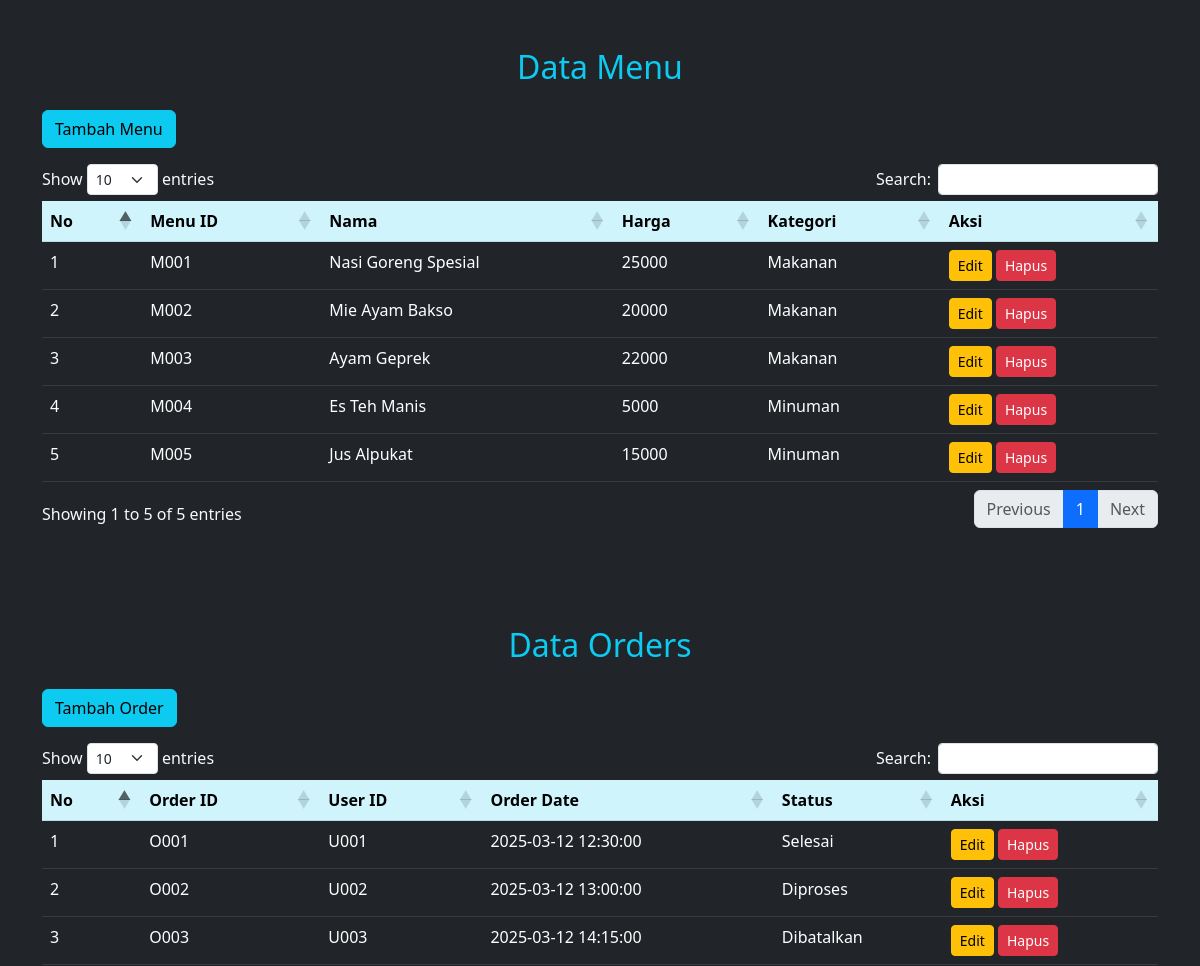
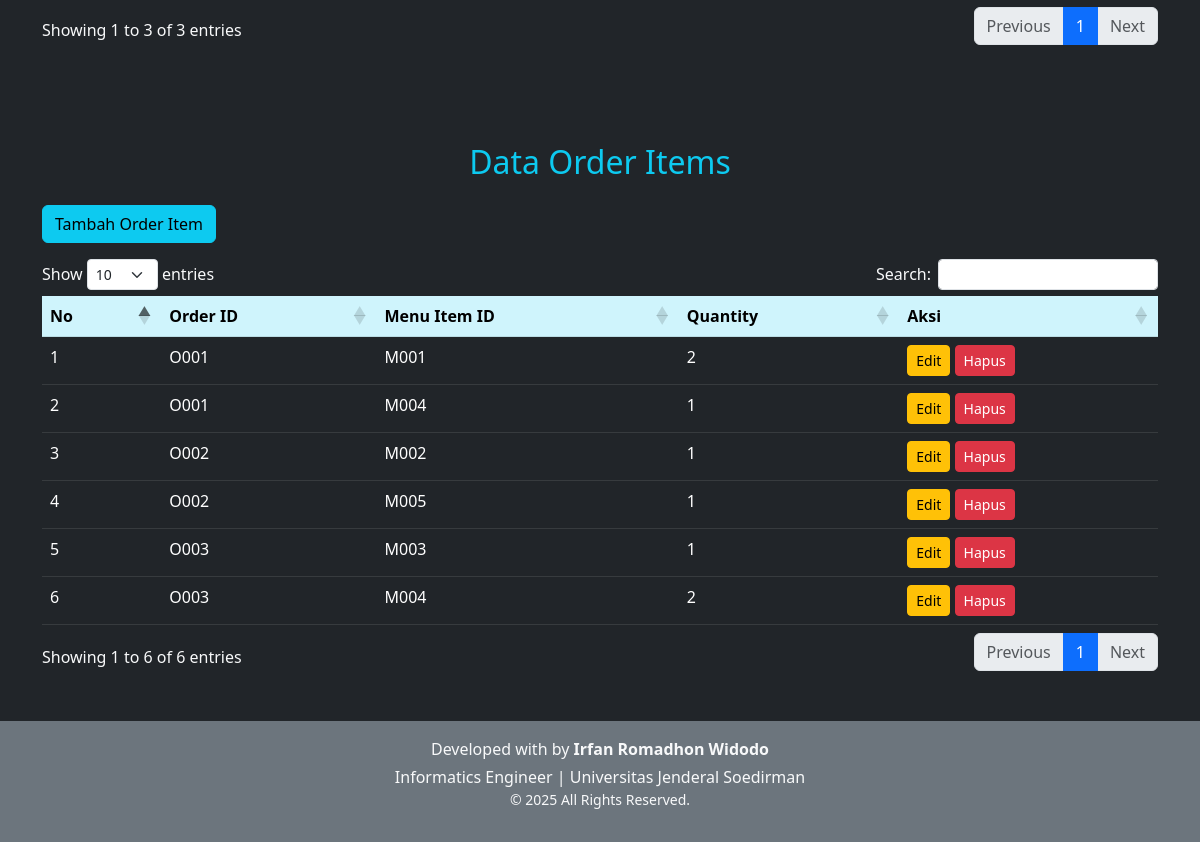
The page / on the database its author committed (2 pictures, top to bottom).
### tables this page shows
CREATE TABLE menu_items (
    menu_id VARCHAR(5) PRIMARY KEY,
    name VARCHAR(100) NOT NULL,
    price INT NOT NULL,
    category VARCHAR(50) NOT NULL
);

CREATE TABLE orders (
    orders_id VARCHAR(5) PRIMARY KEY,
    user_id VARCHAR(5) NOT NULL,
    order_date DATETIME,
    status VARCHAR(20) NOT NULL
);

CREATE TABLE order_items (
    order_id VARCHAR(5) NOT NULL,
    menu_item_id VARCHAR(5) NOT NULL,
    quantity INT NOT NULL CHECK (quantity > 0),
    PRIMARY KEY (order_id, menu_item_id),
    FOREIGN KEY (order_id) REFERENCES orders(orders_id) ON DELETE CASCADE,
    FOREIGN KEY (menu_item_id) REFERENCES menu_items(menu_id) ON DELETE CASCADE
);

### class/koneksi.php (called while the page is built)
<?php
$this->db = new PDO('mysql:host=localhost;dbname=pemesanan_makanan', 'root', '');
?>

### class/menu.php (called while the page is built, shortened)
<?php
class Menu
{
    private $db;
    public function __construct()
    {
        include 'koneksi.php';
    }
    public function tampil_menu()
    {
        return $this->db->query("SELECT * FROM menu_items");
    }
}
?>

### class/order.php (called while the page is built, shortened)
<?php
class Order
{
    private $db;
    public function __construct()
    {
        include 'koneksi.php';
    }
    public function tampil_orders()
    {
        return $this->db->query("SELECT * FROM orders");
    }
}
?>

### class/order_items.php (called while the page is built, shortened)
<?php
class OrderItems
{
    private $db;
    public function __construct()
    {
        include 'koneksi.php';
    }
    public function tampil_order_items()
    {
        return $this->db->query("SELECT * FROM order_items");
    }
}
?>

### index.php (the view, shortened to what this page needs)
<?php
require 'class/menu.php';
require 'class/order.php';
require 'class/order_items.php';
$menu = new Menu();
$order = new Order();
$orderItems = new OrderItems();
$tampil_orders = $order->tampil_orders();
$tampil_order_items = $orderItems->tampil_order_items();
$tampil_menu = $menu->tampil_menu();
$no = 1;
?>
<!DOCTYPE html>
<html lang="id">
<head>
    <link href="https://cdn.jsdelivr.net/npm/bootstrap@5.3.0/dist/css/bootstrap.min.css" rel="stylesheet">
    <link href="https://cdn.datatables.net/1.11.5/css/dataTables.bootstrap5.min.css" rel="stylesheet">
</head>
<body class="bg-dark text-light">
    <div class="container mt-5">
        <h2 class="text-center mb-4 text-info">Data Menu</h2>
        <a class="btn btn-info mb-3" href="tambah_menu.php">Tambah Menu</a>
        <div class="table-responsive">
            <table class="table table-dark table-hover" id="menuTable">
                <thead class="table-info text-dark">
                    <tr>
                        <th>No</th>
                        <th>Menu ID</th>
                        <th>Nama</th>
                        <th>Harga</th>
                        <th>Kategori</th>
                        <th>Aksi</th>
                    </tr>
                </thead>
                <tbody>
                    <?php foreach ($tampil_menu as $menuItem) { ?>
                        <tr>
                            <td><?= $no++ ?></td>
                            <td><?= htmlspecialchars($menuItem['menu_id']) ?></td>
                            <td><?= htmlspecialchars($menuItem['name']) ?></td>
                            <td><?= htmlspecialchars($menuItem['price']) ?></td>
                            <td><?= htmlspecialchars($menuItem['category']) ?></td>
                            <td>
                                <a href="edit_menu.php?menu_id=<?= $menuItem['menu_id'] ?>" class="btn btn-warning btn-sm">Edit</a>
                                <a href="controller_menu.php?menu_id=<?= $menuItem['menu_id'] ?>" class="btn btn-danger btn-sm" onclick="return confirm('Yakin ingin menghapus?')">Hapus</a>
                            </td>
                        </tr>
                    <?php } ?>
                </tbody>
            </table>
        </div>
        <h2 class="text-center mt-5 mb-4 pt-5 text-info">Data Orders</h2>
        <a class="btn btn-info mb-3" href="tambah_order.php">Tambah Order</a>
        <div class="table-responsive">
            <table class="table table-dark table-hover" id="ordersTable">
                <thead class="table-info text-dark">
                    <tr>
                        <th>No</th>
                        <th>Order ID</th>
                        <th>User ID</th>
                        <th>Order Date</th>
                        <th>Status</th>
                        <th>Aksi</th>
                    </tr>
                </thead>
                <tbody>
                    <?php
                    $no = 1;
                    foreach ($tampil_orders as $value) { ?>
                        <tr>
                            <td><?= $no++ ?></td>
                            <td><?= htmlspecialchars($value['orders_id']) ?></td>
                            <td><?= htmlspecialchars($value['user_id']) ?></td>
                            <td><?= htmlspecialchars($value['order_date']) ?></td>
                            <td><?= htmlspecialchars($value['status']) ?></td>
                            <td>
                                <a href="edit_order.php?id=<?= $value['orders_id'] ?>" class="btn btn-warning btn-sm">Edit</a>
                                <a href="controller_order.php?orders_id=<?= $value['orders_id'] ?>" class="btn btn-danger btn-sm" onclick="return confirm('Yakin ingin menghapus?')">Hapus</a>
                            </td>
                        </tr>
                    <?php } ?>
                </tbody>
            </table>
        </div>
        <h2 class="text-center mt-5 mb-4 pt-5 text-info">Data Order Items</h2>
        <a class="btn btn-info mb-3" href="tambah_order_item.php">Tambah Order Item</a>
        <div class="table-responsive">
            <table class="table table-dark table-hover" id="orderItemsTable">
                <thead class="table-info text-dark">
                    <tr>
                        <th>No</th>
                        <th>Order ID</th>
                        <th>Menu Item ID</th>
                        <th>Quantity</th>
                        <th>Aksi</th>
                    </tr>
                </thead>
                <tbody>
                    <?php
                    $no = 1;
                    foreach ($tampil_order_items as $orderItems) { ?>
                        <tr>
                            <td><?= $no++ ?></td>
                            <td><?= htmlspecialchars($orderItems['order_id']) ?></td>
                            <td><?= htmlspecialchars($orderItems['menu_item_id']) ?></td>
                            <td><?= htmlspecialchars($orderItems['quantity']) ?></td>
                            <td>
                                <a href="edit_order_item.php?order_id=<?= $orderItems['order_id'] ?>&menu_item_id=<?= $orderItems['menu_item_id'] ?>" class="btn btn-warning btn-sm">Edit</a>
                                <a href="controller_order_items.php?order_id=<?= $orderItems['order_id'] ?>&menu_item_id=<?= $orderItems['menu_item_id'] ?>" class="btn btn-danger btn-sm" onclick="return confirm('Yakin ingin menghapus?')">Hapus</a>
                            </td>
                        </tr>
                    <?php } ?>
                </tbody>
            </table>
        </div>
    </div>
</body>
<footer class="text-center mt-5 py-3 text-light bg-secondary">
    <p class="mb-1">Developed with by <strong>Irfan Romadhon Widodo</strong></p>
    <p class="mb-0">Informatics Engineer | Universitas Jenderal Soedirman</p>
    <p class="small">© <?= date('Y') ?> All Rights Reserved.</p>
</footer>
</html>

### rows shown on the page
menu_items: menu_id "M001", name "Nasi Goreng Spesial", price "25000", category "Makanan"
menu_items: menu_id "M002", name "Mie Ayam Bakso", price "20000", category "Makanan"
menu_items: menu_id "M003", name "Ayam Geprek", price "22000", category "Makanan"
menu_items: menu_id "M004", name "Es Teh Manis", price "5000", category "Minuman"
menu_items: menu_id "M005", name "Jus Alpukat", price "15000", category "Minuman"
orders: orders_id "O001", user "U001", order_date "2025-03-12 12:30:00", status "Selesai"
orders: orders_id "O002", user "U002", order_date "2025-03-12 13:00:00", status "Diproses"
orders: orders_id "O003", user "U003", order_date "2025-03-12 14:15:00", status "Dibatalkan"
order_items: order "O001", menu_item "M001", quantity "2"
order_items: order "O001", menu_item "M004", quantity "1"
order_items: order "O002", menu_item "M002", quantity "1"
order_items: order "O002", menu_item "M005", quantity "1"
order_items: order "O003", menu_item "M003", quantity "1"
order_items: order "O003", menu_item "M004", quantity "2"
